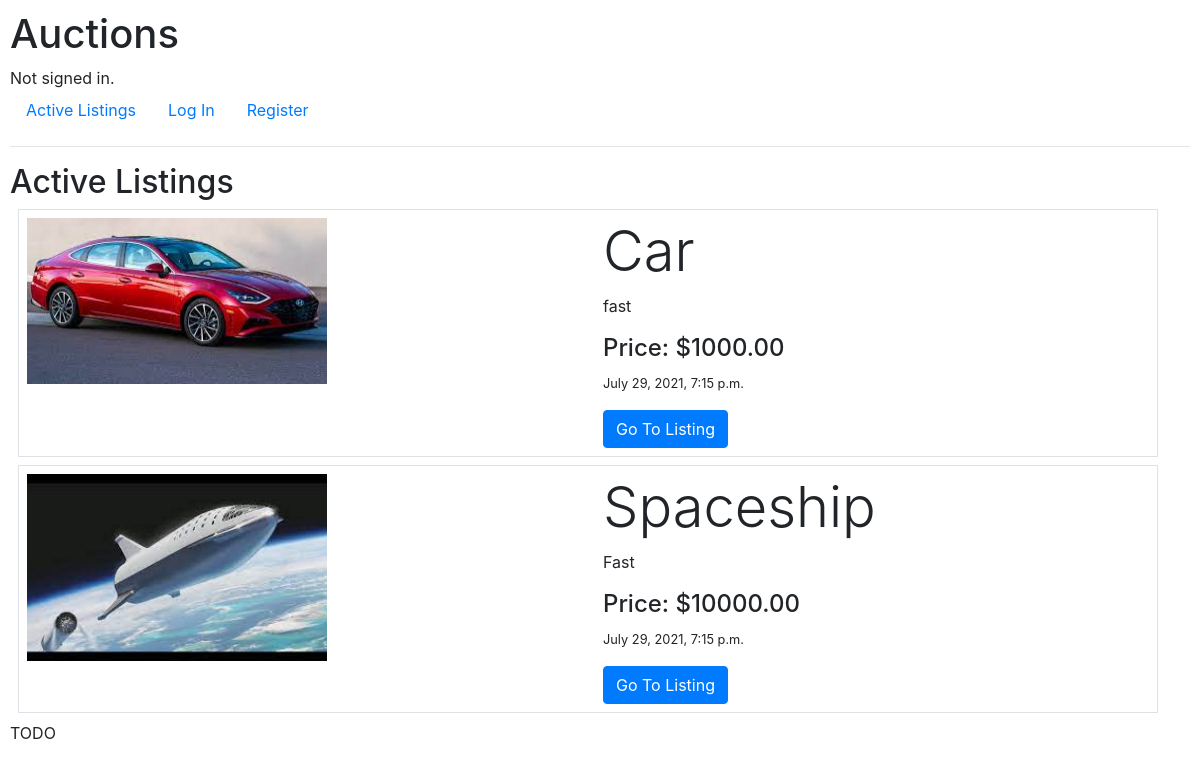
The page / on the database its author committed.
### auctions/models.py (models this page shows)
class Listing(models.Model):
    title = models.CharField(max_length=64)
    description = models.CharField(max_length=255)
    starting_bid = models.DecimalField(max_digits=10, decimal_places=2)
    time = models.DateTimeField(auto_now_add=True, blank=True)
    owner = models.ForeignKey(User, on_delete=CASCADE, related_name="owner")
    bids = models.ManyToManyField(Bid, blank=True, related_name="bids")
    comments = models.ManyToManyField(Comment, blank=True, related_name="comments")
    image = models.ImageField(upload_to='images', null=True, blank=True)
    closed = models.BooleanField(default=False)
    category = models.CharField(max_length=25, choices=CATEGORIES, default=CATEGORIES[5][1])
    current_price = models.DecimalField(max_digits=10, decimal_places=2, default=Decimal('0.00'))
    def __str__(self):
        return f"{self.title}: is ${self.starting_bid} and is being sold by {self.owner}"

### auctions/views.py (the view)
# urls.py: path("", views.index, name="index"),
def index(request):
    listings = Listing.objects.all()
    message = ""
    if len(listings) == 0:
        message = "No Active Listings"
    return render(request, "auctions/index.html", {
        "listings": listings,
        "message": message
    })

### auctions/templates/auctions/index.html (shortened to what this page needs)
{% extends "auctions/layout.html" %}
{% block body %}
    <h2>Active Listings</h2>
    {% for listing in listings %}
    <div class="container border p-2 m-2">
        <div class="row">
            <div class="col">
                <img src="{{ listing.image.url }}" alt="image" style="width: 300px; height: auto">
            </div>
            <div class="col text-left">
                <h2 class="display-4">{{ listing.title }}</h2>
                <p>{{ listing.description }}</p>
                <h4>Price: ${{ listing.starting_bid }}</h4>
                <p><small>{{ listing.time }}</small></p>
                <a href="{% url 'listing' listing.id %}" type="submit" class="btn btn-primary">Go To Listing</a>
            </div>
        </div>
    </div>
    {% endfor %}
    TODO
{% endblock %}

### auctions/templates/auctions/layout.html (shortened to what this page needs)
{% load static %}
<!DOCTYPE html>
<html lang="en">
    <head>
        <link rel="stylesheet" href="https://stackpath.bootstrapcdn.com/bootstrap/4.4.1/css/bootstrap.min.css">
        <link href="{% static 'auctions/styles.css' %}" rel="stylesheet">
    </head>
    <body>
        <h1>Auctions</h1>
        <div>
            {% if user.is_authenticated %}
                Signed in as <strong>{{ user.username }}</strong>.
            {% else %}
                Not signed in.
            {% endif %}
        </div>
        <ul class="nav">
            <li class="nav-item">
                <a class="nav-link" href="{% url 'index' %}">Active Listings</a>
            </li>
            {% if user.is_authenticated %}
                <li class="nav-item">
                    <a class="nav-link" href="{% url 'create' %}">Create Listing</a>
                </li>
                <li class="nav-item">
                    <a class="nav-link" href="{% url 'watchlist' %}">Watchlist</a>
                </li>
                <li class="nav-item">
                    <a class="nav-link" href="{% url 'logout' %}">Log Out</a>
                </li>
            {% else %}
                <li class="nav-item">
                    <a class="nav-link" href="{% url 'login' %}">Log In</a>
                </li>
                <li class="nav-item">
                    <a class="nav-link" href="{% url 'register' %}">Register</a>
                </li>
            {% endif %}
        </ul>
        <hr>
        {% block body %}
        {% endblock %}
    </body>
</html>

### auctions/static/auctions/styles.css (style rules this page uses)
body { padding: 10px; }

### rows shown on the page
Listing: image (picture), title "Car", description "fast", starting_bid "1000.00", time "July 29, 2021, 7:15 p.m."
Listing: image (picture), title "Spaceship", description "Fast", starting_bid "10000.00", time "July 29, 2021, 7:15 p.m."
